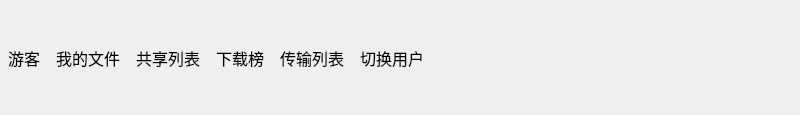
<?xml version="1.0" encoding="UTF-8"?>
<ui version="4.0">
 <class>ButtonGroup</class>
 <widget class="QWidget" name="ButtonGroup">
  <property name="geometry">
   <rect>
    <x>0</x>
    <y>0</y>
    <width>800</width>
    <height>115</height>
   </rect>
  </property>
  <property name="windowTitle">
   <string>Form</string>
  </property>
  <layout class="QHBoxLayout" name="horizontalLayout_2">
   <property name="spacing">
    <number>0</number>
   </property>
   <property name="leftMargin">
    <number>0</number>
   </property>
   <property name="topMargin">
    <number>0</number>
   </property>
   <property name="rightMargin">
    <number>0</number>
   </property>
   <property name="bottomMargin">
    <number>0</number>
   </property>
   <item>
    <widget class="QToolButton" name="btnUser">
     <property name="font">
      <font>
       <family>黑体</family>
       <pointsize>12</pointsize>
      </font>
     </property>
     <property name="text">
      <string>游客</string>
     </property>
     <property name="icon">
      <iconset resource="images.qrc">
       <normaloff>:/images/main/title_user.png</normaloff>:/images/main/title_user.png</iconset>
     </property>
     <property name="iconSize">
      <size>
       <width>60</width>
       <height>60</height>
      </size>
     </property>
     <property name="toolButtonStyle">
      <enum>Qt::ToolButtonTextUnderIcon</enum>
     </property>
     <property name="autoRaise">
      <bool>true</bool>
     </property>
    </widget>
   </item>
   <item>
    <widget class="QToolButton" name="btnMyFile">
     <property name="font">
      <font>
       <family>黑体</family>
       <pointsize>12</pointsize>
      </font>
     </property>
     <property name="text">
      <string>我的文件</string>
     </property>
     <property name="icon">
      <iconset resource="images.qrc">
       <normaloff>:/images/main/title_file.png</normaloff>:/images/main/title_file.png</iconset>
     </property>
     <property name="iconSize">
      <size>
       <width>60</width>
       <height>60</height>
      </size>
     </property>
     <property name="toolButtonStyle">
      <enum>Qt::ToolButtonTextUnderIcon</enum>
     </property>
     <property name="autoRaise">
      <bool>true</bool>
     </property>
    </widget>
   </item>
   <item>
    <widget class="QToolButton" name="btnShare">
     <property name="font">
      <font>
       <family>黑体</family>
       <pointsize>12</pointsize>
      </font>
     </property>
     <property name="text">
      <string>共享列表</string>
     </property>
     <property name="icon">
      <iconset resource="images.qrc">
       <normaloff>:/images/main/title_share.png</normaloff>:/images/main/title_share.png</iconset>
     </property>
     <property name="iconSize">
      <size>
       <width>60</width>
       <height>60</height>
      </size>
     </property>
     <property name="toolButtonStyle">
      <enum>Qt::ToolButtonTextUnderIcon</enum>
     </property>
     <property name="autoRaise">
      <bool>true</bool>
     </property>
    </widget>
   </item>
   <item>
    <widget class="QToolButton" name="btnDownload">
     <property name="font">
      <font>
       <family>黑体</family>
       <pointsize>12</pointsize>
      </font>
     </property>
     <property name="text">
      <string>下载榜</string>
     </property>
     <property name="icon">
      <iconset resource="images.qrc">
       <normaloff>:/images/main/title_hot.png</normaloff>:/images/main/title_hot.png</iconset>
     </property>
     <property name="iconSize">
      <size>
       <width>60</width>
       <height>60</height>
      </size>
     </property>
     <property name="toolButtonStyle">
      <enum>Qt::ToolButtonTextUnderIcon</enum>
     </property>
     <property name="autoRaise">
      <bool>true</bool>
     </property>
    </widget>
   </item>
   <item>
    <widget class="QToolButton" name="btnTransform">
     <property name="font">
      <font>
       <family>黑体</family>
       <pointsize>12</pointsize>
      </font>
     </property>
     <property name="text">
      <string>传输列表</string>
     </property>
     <property name="icon">
      <iconset resource="images.qrc">
       <normaloff>:/images/main/title_data.png</normaloff>:/images/main/title_data.png</iconset>
     </property>
     <property name="iconSize">
      <size>
       <width>60</width>
       <height>60</height>
      </size>
     </property>
     <property name="toolButtonStyle">
      <enum>Qt::ToolButtonTextUnderIcon</enum>
     </property>
     <property name="autoRaise">
      <bool>true</bool>
     </property>
    </widget>
   </item>
   <item>
    <widget class="QToolButton" name="btnSwitchUser">
     <property name="font">
      <font>
       <family>黑体</family>
       <pointsize>12</pointsize>
      </font>
     </property>
     <property name="text">
      <string>切换用户</string>
     </property>
     <property name="icon">
      <iconset resource="images.qrc">
       <normaloff>:/images/main/title_data.png</normaloff>:/images/main/title_data.png</iconset>
     </property>
     <property name="iconSize">
      <size>
       <width>60</width>
       <height>60</height>
      </size>
     </property>
     <property name="toolButtonStyle">
      <enum>Qt::ToolButtonTextUnderIcon</enum>
     </property>
     <property name="autoRaise">
      <bool>true</bool>
     </property>
    </widget>
   </item>
   <item>
    <spacer name="horizontalSpacer">
     <property name="orientation">
      <enum>Qt::Horizontal</enum>
     </property>
     <property name="sizeHint" stdset="0">
      <size>
       <width>40</width>
       <height>20</height>
      </size>
     </property>
    </spacer>
   </item>
   <item>
    <widget class="QWidget" name="widget" native="true">
     <property name="minimumSize">
      <size>
       <width>130</width>
       <height>0</height>
      </size>
     </property>
     <layout class="QVBoxLayout" name="verticalLayout">
      <property name="spacing">
       <number>0</number>
      </property>
      <property name="leftMargin">
       <number>0</number>
      </property>
      <property name="topMargin">
       <number>0</number>
      </property>
      <property name="rightMargin">
       <number>0</number>
      </property>
      <property name="bottomMargin">
       <number>0</number>
      </property>
      <item>
       <layout class="QHBoxLayout" name="horizontalLayout">
        <item>
         <widget class="QToolButton" name="btnMin">
          <property name="styleSheet">
           <string notr="true"/>
          </property>
          <property name="text">
           <string/>
          </property>
          <property name="icon">
           <iconset resource="images.qrc">
            <normaloff>:/images/main/window/title_min.png</normaloff>:/images/main/window/title_min.png</iconset>
          </property>
          <property name="autoRaise">
           <bool>true</bool>
          </property>
         </widget>
        </item>
        <item>
         <widget class="QToolButton" name="btnMax">
          <property name="styleSheet">
           <string notr="true"/>
          </property>
          <property name="text">
           <string/>
          </property>
          <property name="icon">
           <iconset resource="images.qrc">
            <normaloff>:/images/main/window/title_max.png</normaloff>:/images/main/window/title_max.png</iconset>
          </property>
          <property name="autoRaise">
           <bool>true</bool>
          </property>
         </widget>
        </item>
        <item>
         <widget class="QToolButton" name="btnClose">
          <property name="styleSheet">
           <string notr="true"/>
          </property>
          <property name="text">
           <string/>
          </property>
          <property name="icon">
           <iconset resource="images.qrc">
            <normaloff>:/images/main/window/title_close.png</normaloff>:/images/main/window/title_close.png</iconset>
          </property>
          <property name="autoRaise">
           <bool>true</bool>
          </property>
         </widget>
        </item>
       </layout>
      </item>
      <item>
       <widget class="QWidget" name="widget_2" native="true"/>
      </item>
     </layout>
    </widget>
   </item>
  </layout>
 </widget>
 <resources>
  <include location="images.qrc"/>
 </resources>
 <connections/>
</ui>
